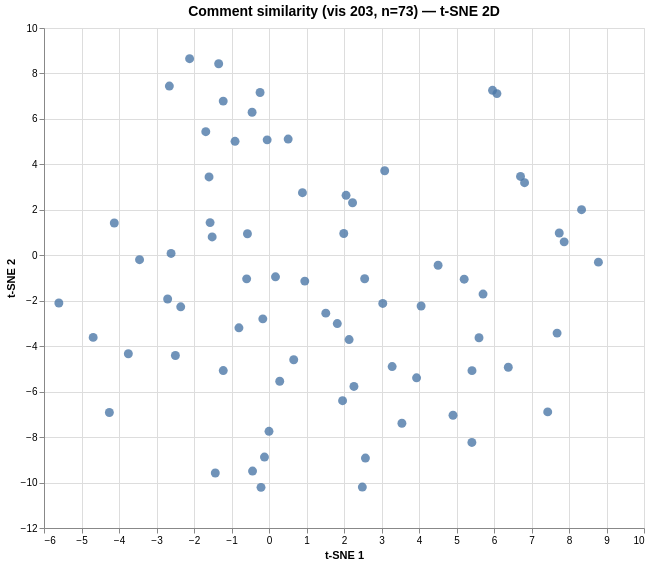

Here is the Vega-Lite specification saved for this chart:
### Vega specification from a JSON file in a GitHub repository (floating-point values rounded to 4 significant figures)
{"$schema": "https://vega.github.io/schema/vega/v6.json", "data": [{"name": "param_1e9efca18e7a2868_store"}, {"name": "source_0", "values": [{"comment": "Thank you, this is wonderful.", "dim_1": 5.961, "dim_2": 7.257, "index": 0}, {"comment": "As we examine the graphical representation of our current Supreme Court justices, we cannot help but notice the fact tha…", "dim_1": -1.22, "dim_2": -5.072, "index": 1}, {"comment": "I notice that Democrats tend to be more liberal while the Republicans tend to be conservative. Also, as time goes on, th…", "dim_1": -1.686, "dim_2": 5.438, "index": 2}, {"comment": "What did we notice:\n- That all of the liberal justices got more liberal over time\n- Thomas started out as very republica…", "dim_1": 3.935, "dim_2": -5.393, "index": 3}, {"comment": "1. The conservative justices got more liberal during the mid-2000s but recently got more conservative while the liberal …", "dim_1": 0.954, "dim_2": -1.137, "index": 4}, {"comment": "We noticed right off the bat that the median Supreme Court justice is more conservative, which wasn't super surprising. …", "dim_1": 3.544, "dim_2": -7.391, "index": 5}, {"comment": "What do you notice?\nI notice Kennedy is in bold and pops out\nBig difference between Clarence Thomas and Sotomayor\nLibera…", "dim_1": 5.6, "dim_2": -3.629, "index": 6}, {"comment": "In this graph, we wonder why the people nominated by a democrat become more liberal over time. We notice that this graph…", "dim_1": -0.575, "dim_2": 0.948, "index": 7}, {"comment": "I noticed that thomas voted for a republican but he was more conservative than the rest. I also noticed there was more r…", "dim_1": -2.354, "dim_2": -2.269, "index": 8}, {"comment": "I notice that this graph represents the congress that were nominated. I also notice that more republicans nominated thos…", "dim_1": -2.611, "dim_2": 0.081, "index": 9}, {"comment": "starting in 1988 there more people that considered thomas then other", "dim_1": -4.257, "dim_2": -6.917, "index": 10}, {"comment": "I noticed that Thomas was nominated by a republican and he's way more conservative than all of the other justices nomina…", "dim_1": -2.703, "dim_2": -1.925, "index": 11}, {"comment": "We notice that this graph is for Supreme Court Justices, the lines in red are nominated by Republican and the blue are n…", "dim_1": -0.596, "dim_2": -1.038, "index": 12}, {"comment": "I notice the graph is talking about republicans and democrats.They are more republicans than democrats and if they are a…", "dim_1": -3.452, "dim_2": -0.193, "index": 13}, {"comment": "1)\tWe noticed that the graph is a comparison between nine Supreme Court justices and their Martin-Quinn score from 1988 …", "dim_1": -0.165, "dim_2": -2.798, "index": 14}, {"comment": "We noticed the fluctuations in the way the justices voted, and that the data only goes back to 1988, which brought us to…", "dim_1": 2.551, "dim_2": -1.032, "index": 15}, {"comment": "I noticed they are separated by democracy and that Thomas. is more conservative, I wonder how the \"Martin Quinn Score\" w…", "dim_1": -0.802, "dim_2": -3.193, "index": 16}, {"comment": "As we were examining this graph, the Senate has been discussing the newest nomination to the Supreme Court – Judge Brett…", "dim_1": -3.751, "dim_2": -4.333, "index": 17}, {"comment": "The democrats seem to be nominated more recently. I wonder what \"Median justice\" means.", "dim_1": -0.213, "dim_2": -10.21, "index": 18}, {"comment": "We noticed that it is a primarily government and political graph.  It appears that over a time span of years, there is a…", "dim_1": 1.994, "dim_2": 0.958, "index": 19}, {"comment": "I notice that there are more justices nominated by republicans than democrats, and that over time most everyone’s line h…", "dim_1": 3.034, "dim_2": -2.119, "index": 20}, {"comment": "What do you notice?\nWe noticed that the more conservative the nominees are means they are more likely to be nominated by…", "dim_1": -0.049, "dim_2": 5.078, "index": 21}, {"comment": "What do you notice?\nThere have been more conservative justices nominated. We also noticed that justices nominated by dem…", "dim_1": 1.821, "dim_2": -3.005, "index": 22}, {"comment": "What do you notice?\n-We noticed that most to all conservative justices were being nominated by republicans, and the more…", "dim_1": 1.514, "dim_2": -2.546, "index": 23}, {"comment": "What we noticed they are more Republicans than Democrats being nominated, so we wondered if they will be more Republican…", "dim_1": 7.432, "dim_2": -6.891, "index": 24}, {"comment": "I wonder why they all seem to be getting more liberal over time or at least staying where they are. There is a strong, n…", "dim_1": 4.056, "dim_2": -2.233, "index": 25}, {"comment": "A great headline would be \"WHO'S LINE IS IT ANYWAY?\"", "dim_1": -5.604, "dim_2": -2.1, "index": 26}, {"comment": "I noticed that each judge line started on different years which I believe that it's showing the year they began their te…", "dim_1": -1.571, "dim_2": 1.437, "index": 27}, {"comment": "Some things we have noticed were who's nominated by Republicans and Democrats. We also noticed who's more conservative a…", "dim_1": 0.892, "dim_2": 2.753, "index": 28}, {"comment": "We notice that the Democrats are more liberal and the Republicans are more conservative, there are also more conservativ…", "dim_1": -0.906, "dim_2": 5.013, "index": 29}, {"comment": "People who are republican are more likely to be conservative . People who are democratic with lean more towards liberali…", "dim_1": -1.432, "dim_2": -9.58, "index": 30}, {"comment": "We notice that the judges line all start on different years, therefore their data starts when they begin their term. The…", "dim_1": -1.516, "dim_2": 0.808, "index": 31}, {"comment": "This graph shows the supreme court justices throw out 1988-2017. This graph changed for a lot of time, the power shiftin…", "dim_1": 2.136, "dim_2": -3.71, "index": 32}, {"comment": "Some things we noticed were Kennedy and the median justice overlap a few times. We also noticed Roberts and Alito starte…", "dim_1": 5.413, "dim_2": -5.076, "index": 33}, {"comment": "Hello! I'm moderator Erica. I will be with you for the remainder of today's session. I look forward to reading and reply…", "dim_1": 6.078, "dim_2": 7.113, "index": 34}, {"comment": "I noticed that the graph has severity and the political side has changed for alot of time.Which makes it equal yet it wi…", "dim_1": 2.055, "dim_2": 2.638, "index": 35}, {"comment": "I notice that the graph has the severity of their political side (Conservative/Liberal) change over time, which I think …", "dim_1": 2.228, "dim_2": 2.312, "index": 36}, {"comment": "I thought it was interesting that more lines have appeared in the recent years. I also noticed that most of the lines st…", "dim_1": 0.511, "dim_2": 5.114, "index": 37}, {"comment": "I'm curious what makes people part with one side vs the other and why peoples views have changed over the years. How com…", "dim_1": -2.657, "dim_2": 7.445, "index": 38}, {"comment": "I noticed that the Republicans that nominated someone that person ended up being more conservative but when looking at t…", "dim_1": -0.439, "dim_2": -9.494, "index": 39}, {"comment": "I have notice that throughout the years more branches have opened up, and that there is a decrease with liberal rights. …", "dim_1": 6.815, "dim_2": 3.193, "index": 40}, {"comment": "I noticed that despite the rising of the democrats the republican justices seem to have relatively have the same amount …", "dim_1": 1.962, "dim_2": -6.397, "index": 41}, {"comment": "Judiciary Branch Nominations Swayed by Perspectives in Political Parties?\n\nI noticed that there are more selections for …", "dim_1": -2.496, "dim_2": -4.41, "index": 42}, {"comment": "i noticed that they all started at different times, like how Alito and Roberts started after 2004, and how Gorsuch just …", "dim_1": 6.381, "dim_2": -4.927, "index": 43}, {"comment": "I notice that the Republican nominees are trending more conservative and the Democratic nominees are trending more liber…", "dim_1": 4.907, "dim_2": -7.038, "index": 44}, {"comment": "The blue lines start more to the right of the x-axis and then begins to go down over time, at times they go up just slig…", "dim_1": -1.342, "dim_2": 8.428, "index": 45}, {"comment": "It's very interesting how Martin Quinn's score is very low shown in the graph because he is liberal which shows that the…", "dim_1": -1.599, "dim_2": 3.447, "index": 46}, {"comment": "I notice that the Republican data is at a more positive level than the Democratic side. About the graph, I wonder what t…", "dim_1": -0.451, "dim_2": 6.292, "index": 47}, {"comment": "I noticed that the Democrats started off superior to the Republicans, but later on the Republicans became superior to th…", "dim_1": 8.784, "dim_2": -0.302, "index": 48}, {"comment": "I noticed that the Supreme Court justices are getting more and more divided every year just like our great nation. I not…", "dim_1": 0.659, "dim_2": -4.598, "index": 49}, {"comment": "I have noticed and I think it is interesting to see how over the years, both sides have moved and stayed farther from th…", "dim_1": -1.221, "dim_2": 6.783, "index": 50}, {"comment": "This is depicting how justice Kenedy has just retired. It is showing how he is done being a justice, so now there will b…", "dim_1": 5.41, "dim_2": -8.234, "index": 51}, {"comment": "I notice that Democrats start becoming liberal is around 1992 and they were moderately liberal. Now, Democrats liberal v…", "dim_1": 5.205, "dim_2": -1.053, "index": 52}, {"comment": "I see that there are different political ideas within the spectrum of being conservative to being liberal. Various Supre…", "dim_1": 5.708, "dim_2": -1.706, "index": 53}, {"comment": "What comes up must come down\nHow Republic and Democratic politics have evolved over time.\n\nI noticed that the red is mor…", "dim_1": -0.238, "dim_2": 7.163, "index": 54}, {"comment": "The first thing that had caught my eye was that the lines representing all the republicans nominated were initially more…", "dim_1": 4.509, "dim_2": -0.438, "index": 55}, {"comment": "Number of Republicans and Democratic being more conservative e from 2005 to present", "dim_1": 8.335, "dim_2": 2.007, "index": 56}, {"comment": "Supreme Court, For the People, or For the Power", "dim_1": 2.489, "dim_2": -10.2, "index": 57}, {"comment": "I have notice that throughout the years more branches have opened up. There is also average line that separates the Repu…", "dim_1": 6.707, "dim_2": 3.47, "index": 58}, {"comment": "More conservative and more liberal are getting more and more split as years are going by. I wonder why more liberal nomi…", "dim_1": 7.74, "dim_2": 0.98, "index": 59}, {"comment": "I noticed that Republicans are more conservative and are constant through out the years. While, the Democratic are more …", "dim_1": 7.871, "dim_2": 0.59, "index": 60}, {"comment": "I noticed that there has been an increase in justices over the past 20 years and I wonder why this is. I noticed that th…", "dim_1": 2.265, "dim_2": -5.771, "index": 61}, {"comment": "I am interested in what the martin quinn score is. I am also infatuated with the concept that peoples political ideologi…", "dim_1": -2.117, "dim_2": 8.649, "index": 62}, {"comment": "I think it's interesting to see how over the years both sides have strayed further from the middle and that really only …", "dim_1": 2.571, "dim_2": -8.924, "index": 63}, {"comment": "I notice that, by in large, Supreme Court Justices have been getting more and more divided (according to the Martin-Quin…", "dim_1": 0.286, "dim_2": -5.544, "index": 64}, {"comment": "It is interesting to see that Democratic nominees tend to be moderate when they are first nominated while the Republican…", "dim_1": -0.0, "dim_2": -7.746, "index": 65}, {"comment": "This graph shows the tenures of current supreme court justices and their political views throughout their years in offic…", "dim_1": 3.284, "dim_2": -4.898, "index": 66}, {"comment": "I find it interesting that the Democratic nominees are closer to the middle while Republican nominees are so extreme. Al…", "dim_1": 7.682, "dim_2": -3.425, "index": 67}, {"comment": "It seems to be that the graph shows changes in Republican and Democratic politician's views over time. The Republicans s…", "dim_1": 3.085, "dim_2": 3.719, "index": 68}, {"comment": "I notice that over time liberal nominees are becoming even more liberal. It appears that  conservative nominees are abou…", "dim_1": -0.121, "dim_2": -8.88, "index": 69}, {"comment": "Cool graph, but what does it mean?", "dim_1": -4.126, "dim_2": 1.421, "index": 70}, {"comment": "Welcome to “What’s Going On in This Graph?”.  The Supreme Court has been in the news because of the Senate is holding co…", "dim_1": -4.689, "dim_2": -3.613, "index": 71}, {"comment": "I notice that the graph depicts the supreme court justices, what party they were nominated by, and how liberal or conser…", "dim_1": 0.173, "dim_2": -0.948, "index": 72}]}, {"name": "source_0_x_domain_dim_1", "values": [{"min": -5.604, "max": 8.784}]}, {"name": "source_0_y_domain_dim_2", "values": [{"min": -10.21, "max": 8.649}]}], "signals": [{"name": "unit", "value": {}, "on": [{"events": "pointermove", "update": "isTuple(group()) ? group() : unit"}]}, {"name": "param_1e9efca18e7a2868", "update": "vlSelectionResolve(\"param_1e9efca18e7a2868_store\", \"union\")"}, {"name": "param_1e9efca18e7a2868_dim_1", "on": [{"events": [{"source": "view", "type": "dblclick"}], "update": "null"}, {"events": {"signal": "param_1e9efca18e7a2868_translate_delta"}, "update": "panLinear(param_1e9efca18e7a2868_translate_anchor.extent_x, -param_1e9efca18e7a2868_translate_delta.x / width)"}, {"events": {"signal": "param_1e9efca18e7a2868_zoom_delta"}, "update": "zoomLinear(domain(\"x\"), param_1e9efca18e7a2868_zoom_anchor.x, param_1e9efca18e7a2868_zoom_delta)"}]}, {"name": "param_1e9efca18e7a2868_dim_2", "on": [{"events": [{"source": "view", "type": "dblclick"}], "update": "null"}, {"events": {"signal": "param_1e9efca18e7a2868_translate_delta"}, "update": "panLinear(param_1e9efca18e7a2868_translate_anchor.extent_y, param_1e9efca18e7a2868_translate_delta.y / height)"}, {"events": {"signal": "param_1e9efca18e7a2868_zoom_delta"}, "update": "zoomLinear(domain(\"y\"), param_1e9efca18e7a2868_zoom_anchor.y, param_1e9efca18e7a2868_zoom_delta)"}]}, {"name": "param_1e9efca18e7a2868_tuple", "on": [{"events": [{"signal": "param_1e9efca18e7a2868_dim_1 || param_1e9efca18e7a2868_dim_2"}], "update": "param_1e9efca18e7a2868_dim_1 && param_1e9efca18e7a2868_dim_2 ? {unit: \"\", fields: param_1e9efca18e7a2868_tuple_fields, values: [param_1e9efca18e7a2868_dim_1,param_1e9efca18e7a2868_dim_2]} : null"}]}, {"name": "param_1e9efca18e7a2868_tuple_fields", "value": [{"field": "dim_1", "channel": "x", "type": "R"}, {"field": "dim_2", "channel": "y", "type": "R"}]}, {"name": "param_1e9efca18e7a2868_translate_anchor", "value": {}, "on": [{"events": [{"source": "scope", "type": "pointerdown"}], "update": "{x: x(unit), y: y(unit), extent_x: domain(\"x\"), extent_y: domain(\"y\")}"}]}, {"name": "param_1e9efca18e7a2868_translate_delta", "value": {}, "on": [{"events": [{"source": "window", "between": [{"source": "scope", "type": "pointerdown"}, {"source": "window", "type": "pointerup"}], "type": "pointermove", "consume": true}], "update": "{x: param_1e9efca18e7a2868_translate_anchor.x - x(unit), y: param_1e9efca18e7a2868_translate_anchor.y - y(unit)}"}]}, {"name": "param_1e9efca18e7a2868_zoom_anchor", "on": [{"events": [{"source": "scope", "consume": true, "type": "wheel"}], "update": "{x: invert(\"x\", x(unit)), y: invert(\"y\", y(unit))}"}]}, {"name": "param_1e9efca18e7a2868_zoom_delta", "on": [{"events": [{"source": "scope", "type": "wheel", "consume": true}], "update": "pow(1.001, event.deltaY * pow(16, event.deltaMode))", "force": true}]}, {"name": "param_1e9efca18e7a2868_modify", "on": [{"events": {"signal": "param_1e9efca18e7a2868_tuple"}, "update": "modify(\"param_1e9efca18e7a2868_store\", param_1e9efca18e7a2868_tuple, true)"}]}], "marks": [{"type": "symbol", "name": "marks", "from": {"data": "source_0"}, "encode": {"update": {"fill": {"value": "#4c78a8"}, "opacity": {"value": 0.8}, "size": {"value": 80}, "y": {"field": "dim_2", "scale": "y"}, "shape": {"value": "circle"}, "x": {"field": "dim_1", "scale": "x"}, "tooltip": {"signal": "{\"Comment #\": format(datum[\"index\"], \"\"), \"Comment\": isValid(datum[\"comment\"]) ? datum[\"comment\"] : \"\"+datum[\"comment\"]}"}}}, "style": ["circle"], "interactive": true, "clip": true}], "scales": [{"name": "x", "type": "linear", "domain": [{"signal": "(data(\"source_0_x_domain_dim_1\")[0] || {}).min"}, {"signal": "(data(\"source_0_x_domain_dim_1\")[0] || {}).max"}], "range": [0, {"signal": "width"}], "zero": true, "domainRaw": {"signal": "param_1e9efca18e7a2868[\"dim_1\"]"}, "nice": true}, {"name": "y", "type": "linear", "domain": [{"signal": "(data(\"source_0_y_domain_dim_2\")[0] || {}).min"}, {"signal": "(data(\"source_0_y_domain_dim_2\")[0] || {}).max"}], "range": [{"signal": "height"}, 0], "nice": true, "zero": true, "domainRaw": {"signal": "param_1e9efca18e7a2868[\"dim_2\"]"}}], "axes": [{"scale": "x", "orient": "bottom", "ticks": false, "domain": false, "aria": false, "zindex": 0, "tickCount": {"signal": "ceil(width/40)"}, "grid": true, "labels": false, "gridScale": "y", "maxExtent": 0, "minExtent": 0}, {"scale": "y", "orient": "left", "maxExtent": 0, "zindex": 0, "ticks": false, "domain": false, "tickCount": {"signal": "ceil(height/40)"}, "minExtent": 0, "gridScale": "x", "aria": false, "labels": false, "grid": true}, {"scale": "x", "orient": "bottom", "tickCount": {"signal": "ceil(width/40)"}, "grid": false, "title": "t-SNE 1", "zindex": 0, "labelFlush": true, "labelOverlap": true}, {"scale": "y", "tickCount": {"signal": "ceil(height/40)"}, "zindex": 0, "orient": "left", "title": "t-SNE 2", "labelOverlap": true, "grid": false}], "title": {"text": "Comment similarity (vis 203, n=73) — t-SNE 2D", "fontSize": 14, "frame": "group"}, "style": "cell", "background": "white", "width": 600, "padding": 5, "height": 500}
